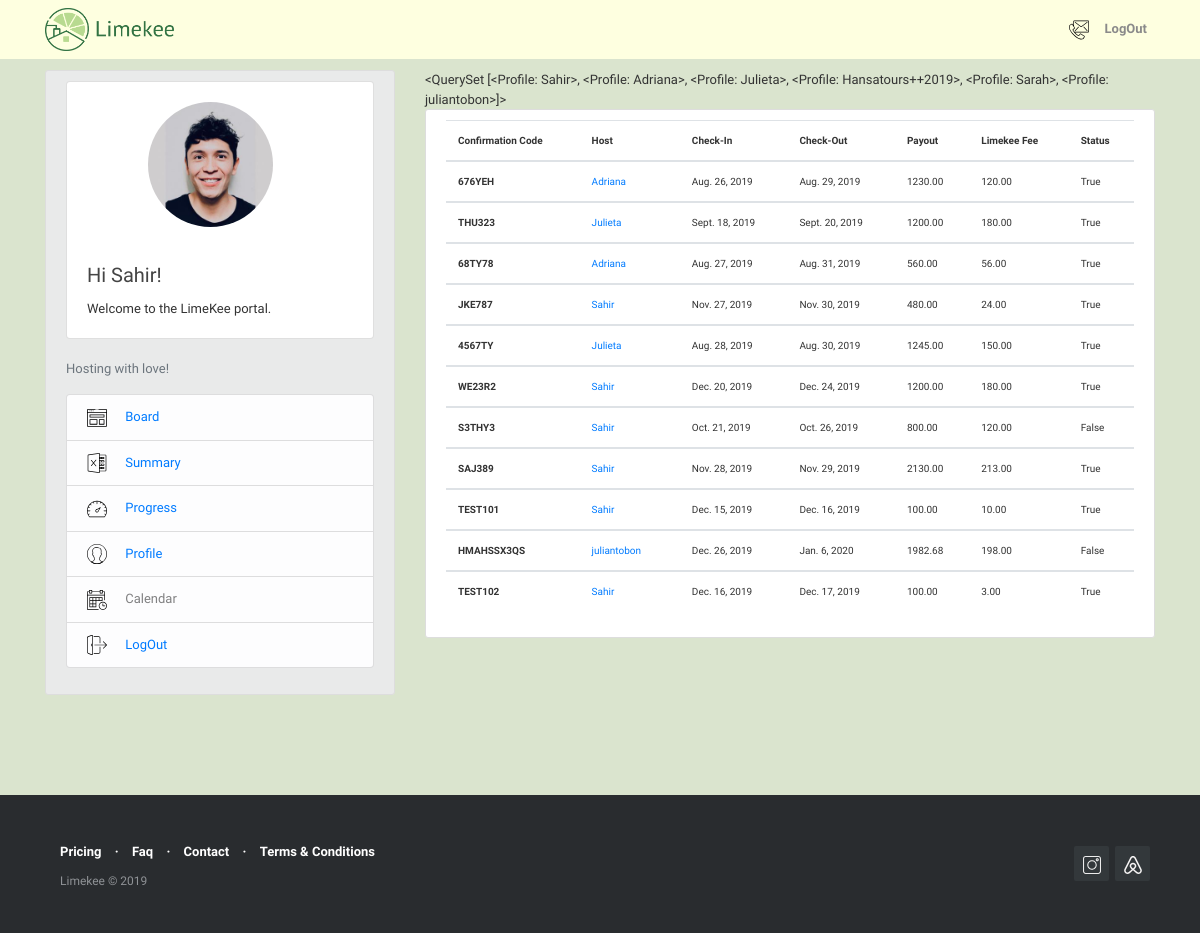
Before: /reservation/reservations_global/ (signed in) with the older database file.
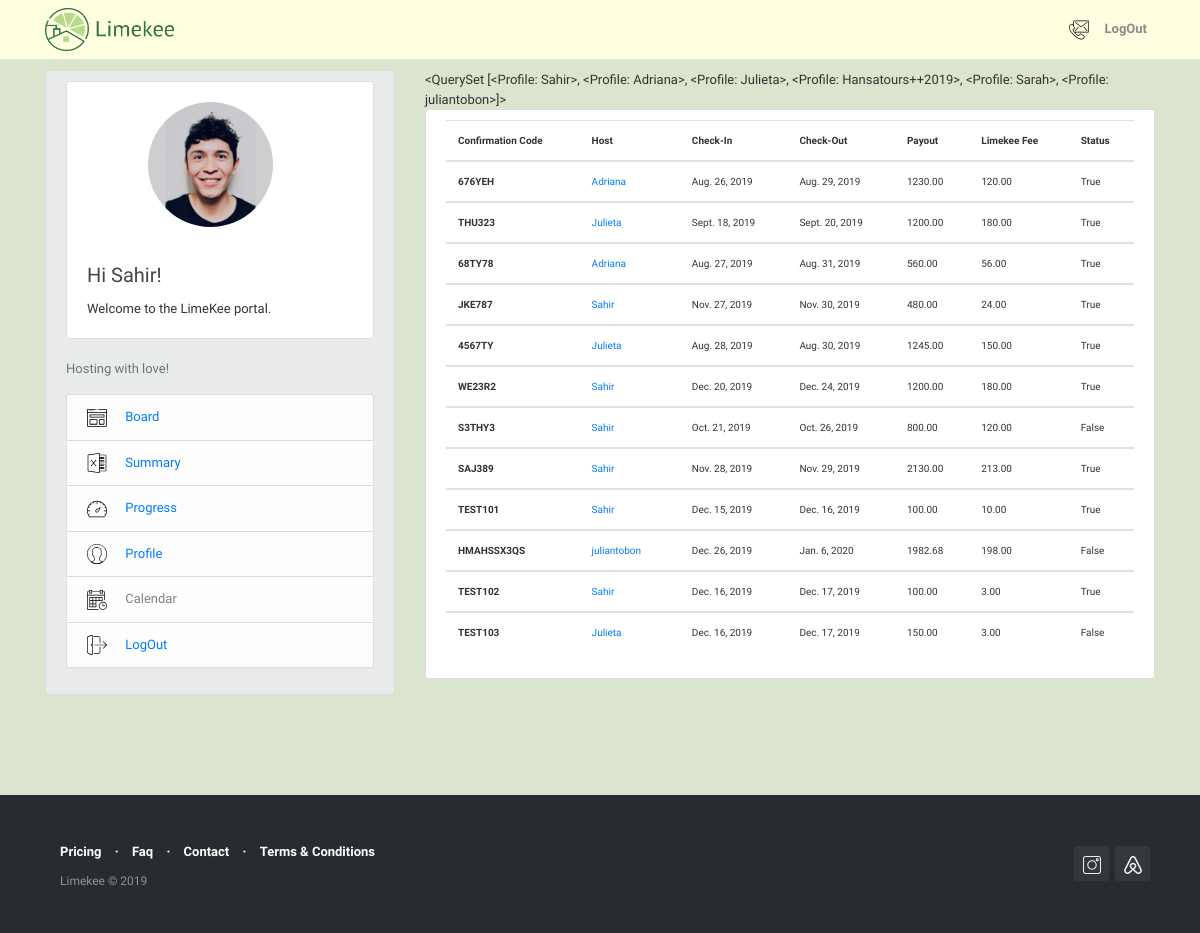
After: the same page with the newer database file.
### reservations/models.py (models this page shows, shortened)
class Reservations(models.Model):
    confirmation_code = models.CharField(max_length=12, primary_key=True)
    host = models.ForeignKey(User, on_delete=models.CASCADE)
    guest = models.CharField(max_length=120)
    check_in = models.DateField(default=date.today)
    check_out = models.DateField(default=date.today)
    price = models.DecimalField(decimal_places=2, max_digits=1000)
    limekee_fee = models.DecimalField(decimal_places=2, max_digits=1000, blank=True, null=False, default=0)
    cleaning_fee = models.DecimalField (decimal_places=2, max_digits=1000, blank=True, null=False, default=0)
    extra_fee = models.DecimalField (decimal_places=2, max_digits=1000, blank=True, null=False, default=0)
    total_due = models.DecimalField( decimal_places=2, max_digits=1000, default=0)
    notes = models.TextField(blank=True,null=False)
    paid = models.BooleanField(default=False)
    @property
    def total_due(self):
        return (self.limekee_fee + self.cleaning_fee + self.extra_fee)
    class Meta:
        permissions = [
            ("create_reservation", "Can create new reservation"),
        ]

### reservations/views.py (the view)
# urls.py: path('reservations_global/', views.global_list, name='reservations-global-list'),
@login_required()
def global_list (request):
    if request.user.has_perm('reservations.create_reservation'):
        context = {
            'reservations':Reservations.objects.all(),
            'users': Profile.objects.all()
            }
        return render(request, 'reservations/reservations_global.html', context )
    else:
        return redirect('reservation-home')

### users/models.py (called while the page is built)
    def __str__(self):
        return self.user.username

### reservations/templates/reservations/reservations_global.html
{% extends "blog/base.html" %}
{% block content %}
{{ users }}
<div class="col-md-14">
 <div class="content-section">
     <div class="table-responsive" style="font-size: 10px">
     <table class="table table-hover">
         <thead>
             <tr>
                 <th scope="col">Confirmation Code</th>
                 <th scope="col">Host</th>
                 <th scope="col">Check-In</th>
                 <th scope="col">Check-Out</th>
                 <th scope="col">Payout</th>
                 <th scope="col">Limekee Fee</th>
                 <th scope="col">Status</th>
             </tr>
         </thead>
         {% for reservation in reservations %}
         <tbody>
             <tr>
                 <th scope="row">{{ reservation.confirmation_code }}</th>
                 <td><a class="mr-2" href="{% url 'user-reservations' reservation.host.username %}">{{ reservation.host }}</a></td>
                 <td>{{ reservation.check_in }}</td>
                 <td>{{ reservation.check_out }}</td>
                 <td>{{ reservation.price }}</td>
                 <td>{{ reservation.limekee_fee }}</td>
                 <td>{{ reservation.paid }}</td>
            </tr>
        </tbody>
        {% endfor %}
    </table>
    </div>
  </div>
</div>
{% endblock content %}

Changed rows visible on the page:
added Reservations: confirmation_code "TEST103", host "Julieta", check_in "Dec. 16, 2019", check_out "Dec. 17, 2019", price "150.00", limekee_fee "3.00", paid "False"
